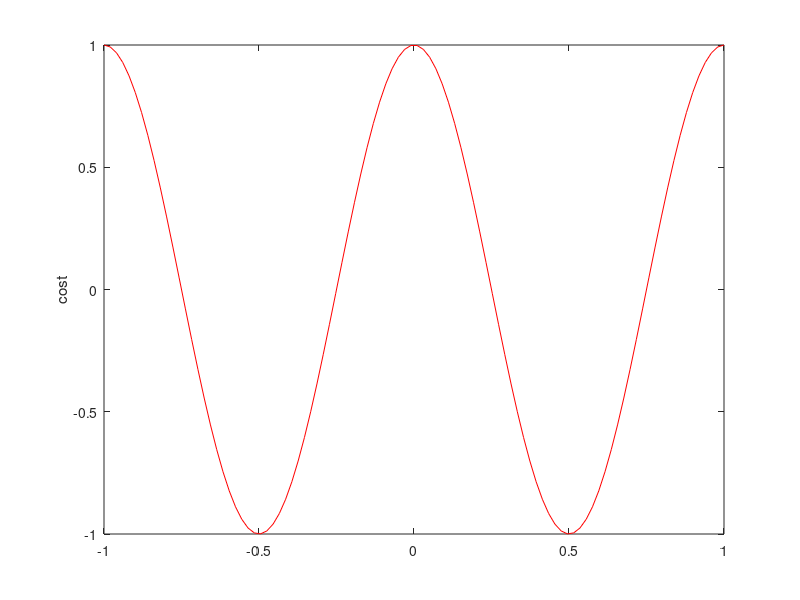

Reproduce this figure in MATLAB.
% Regression test function (black box) for ylabel
% This function is autogenerated by helpgen.py
function bbtest_success = bbtest_handle_ylabel
  bbtest_success = 1;
NumErrors = 0;
try
  x = linspace(-1,1);
catch
  NumErrors = NumErrors + 1;
end
try
  y = cos(2*pi*x);
catch
  NumErrors = NumErrors + 1;
end
try
  plot(x,y,'r-');
catch
  NumErrors = NumErrors + 1;
end
try
  ylabel('cost');
catch
  NumErrors = NumErrors + 1;
end
try
  mprint ylabel1
catch
  NumErrors = NumErrors + 1;
end
if (NumErrors ~= 0) bbtest_success = 0; return; end
